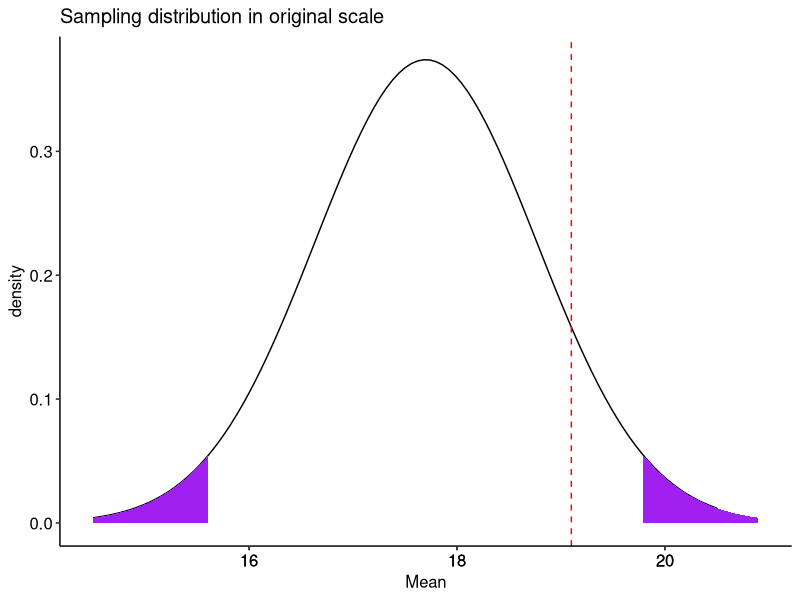
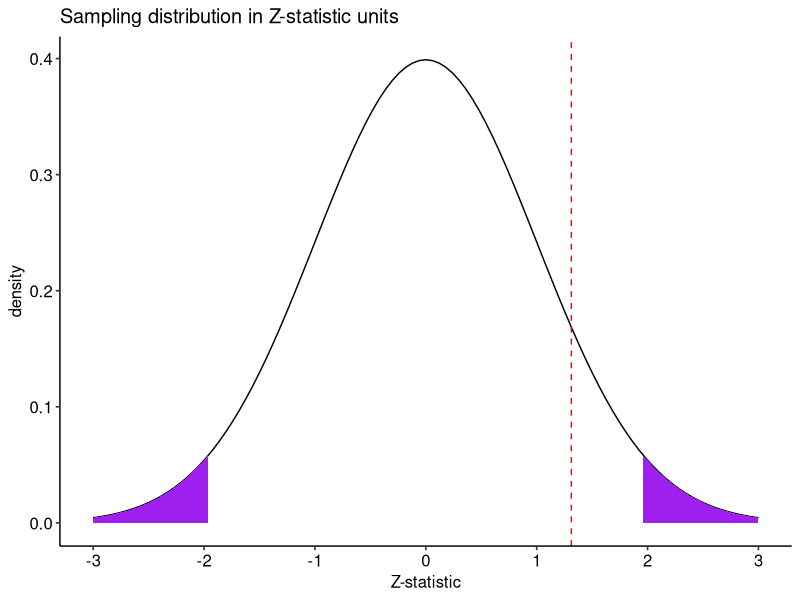
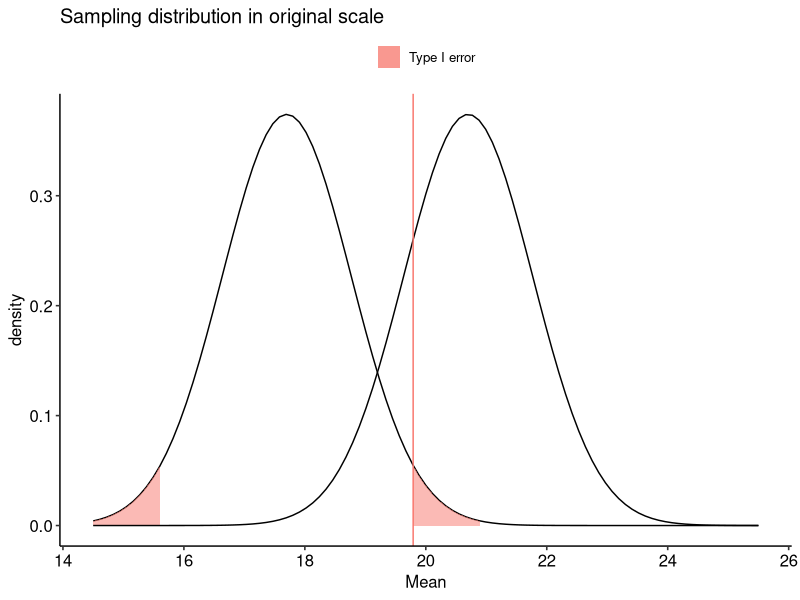
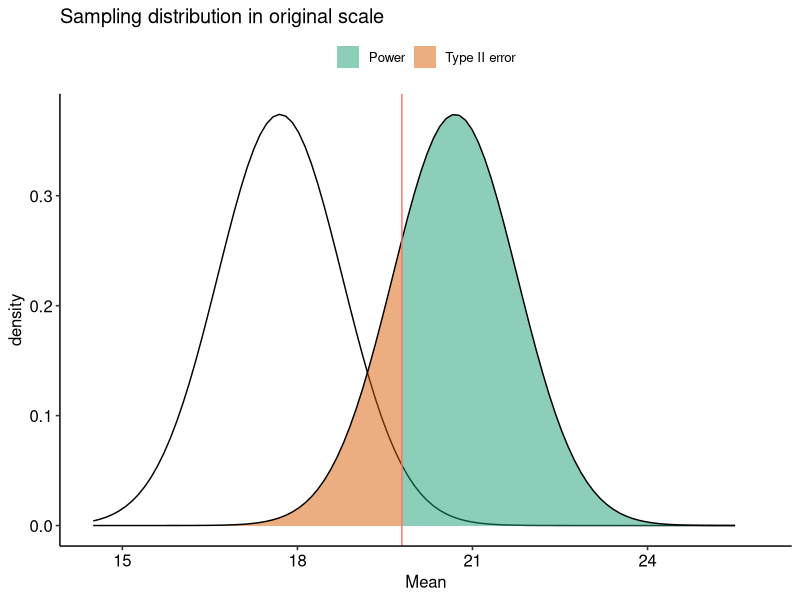
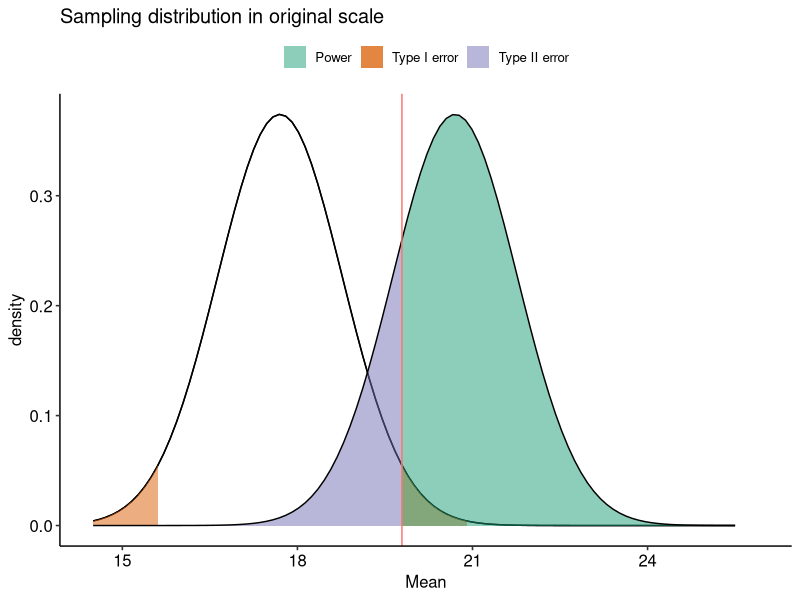
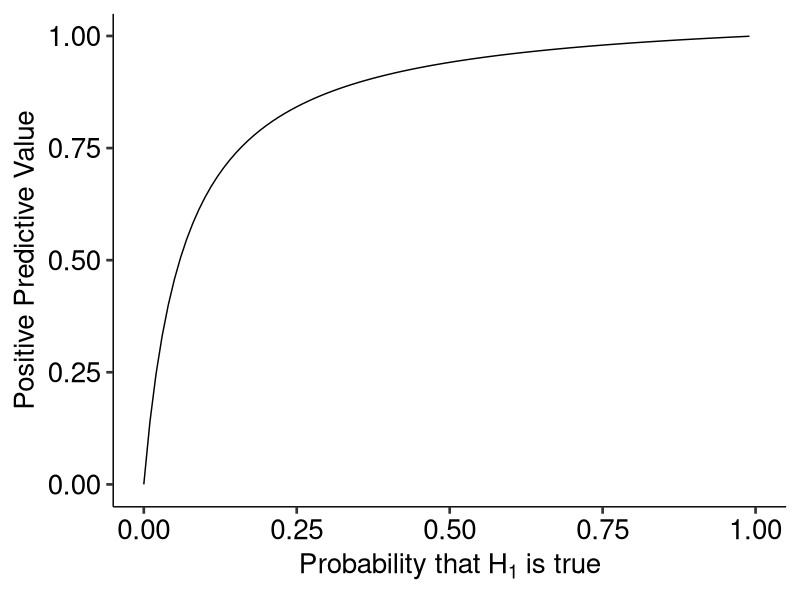
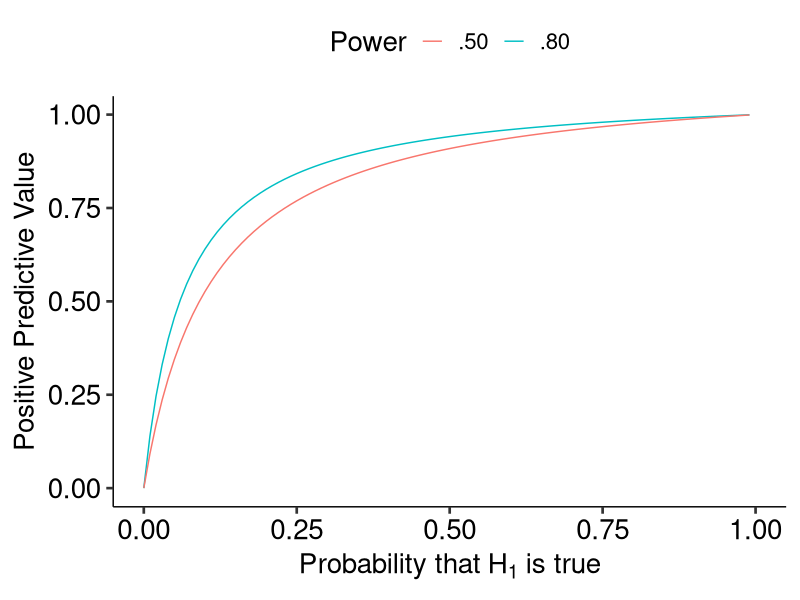
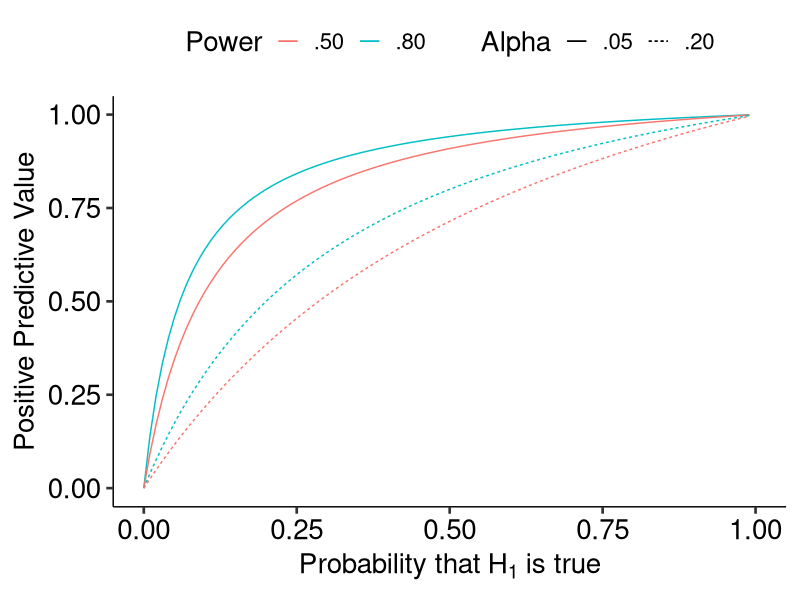

Reproduce these figures in R, in order.
## ---- chunk 1
library(tidyverse)
library(ggpubr)
## ---- chunk 2
mu = 17.7
sigma = 3.2
n = 9
xbar = 19.1

sem = sigma/sqrt(n)

cv_pos = mu + 1.96*sem
cv_neg = mu - 1.96*sem

zstat = (xbar-mu)/sem
## ---- chunk 3
lower_bound = mu-3*sem
upper_bound = mu+3*sem

data.frame(M = c(lower_bound:upper_bound)) %>%
  ggplot(aes(x = M)) +
   stat_function(fun = function(x) dnorm(x, mean = mu, sd = sem), 
                 geom = "line") +
  stat_function(fun = function(x) dnorm(x, mean = mu, sd = sem), 
                 geom = "area", fill = "purple", xlim = c(cv_pos, upper_bound)) +
  stat_function(fun = function(x) dnorm(x, mean = mu, sd = sem), 
                 geom = "area", fill = "purple", xlim = c(lower_bound, cv_neg)) +
  geom_vline(aes(xintercept = xbar), color = "red", linetype = "dashed") +
  scale_x_continuous(breaks = round(c(lower_bound:upper_bound))) + 
  labs(x = "Mean", y = "density", title = "Sampling distribution in original scale")+
  theme_pubr()
## ---- chunk 4
data.frame(M = c(-3:3)) %>%
  ggplot(aes(x = M)) +
   stat_function(fun = function(x) dnorm(x), 
                 geom = "line") +
  stat_function(fun = function(x) dnorm(x), 
                 geom = "area", fill = "purple", xlim = c(1.96, 3)) +
  stat_function(fun = function(x) dnorm(x), 
                 geom = "area", fill = "purple", xlim = c(-3, -1.96)) +
  geom_vline(aes(xintercept = zstat), color = "red", linetype = "dashed") +
  scale_x_continuous(breaks = c(-3:3)) +
  labs(x = "Z-statistic", y = "density", title = "Sampling distribution in Z-statistic units")+
  theme_pubr()
## ---- chunk 5
pnorm(q = 19.1, mean = 17.7, sd = 1.067, lower.tail = F)*2

pnorm(q = 1.3125, lower.tail = F)*2
## ---- chunk 6
data.frame(M = c(lower_bound:(upper_bound+5))) %>%
  ggplot(aes(x = M)) +
  stat_function(fun = function(x) dnorm(x, mean = mu, sd = sem), 
                 geom = "line") +
  stat_function(aes(fill = "Type I error"), fun = function(x) dnorm(x, mean = mu, sd = sem), 
                 geom = "area", xlim = c(cv_pos, upper_bound),
                alpha = .5) +
  stat_function(aes(fill = "Type I error"), fun = function(x) dnorm(x, mean = mu, sd = sem), 
                 geom = "area", xlim = c(lower_bound, cv_neg),
                alpha = .5) +
  stat_function(fun = function(x) dnorm(x, mean = mu+3, sd = sem), 
                 geom = "line") +
  geom_vline(aes(xintercept = cv_pos, color = "Type I error")) +
  #scale_x_continuous(breaks = c(14:26), limits = c(14:26)) +
  guides(color = F) +
  labs(x = "Mean", y = "density", title = "Sampling distribution in original scale", fill = NULL)+
  theme_pubr()
## ---- chunk 7
data.frame(M = c(lower_bound:(upper_bound+5))) %>%
  ggplot(aes(x = M)) +
   stat_function(fun = function(x) dnorm(x, mean = mu, sd = sem), 
                 geom = "line") +
  stat_function(aes(fill = "Type II error"), fun = function(x) dnorm(x, mean = mu+3, sd = sem), 
                 geom = "area", xlim = c(lower_bound, cv_pos),
                alpha = .5) +
  stat_function(aes(fill = "Power"), fun = function(x) dnorm(x, mean = mu+3, sd = sem), 
                 geom = "area", xlim = c(cv_pos, upper_bound+5),
                alpha = .5) +
  stat_function(fun = function(x) dnorm(x, mean = mu+3, sd = sem), 
                 geom = "line") +
  geom_vline(aes(xintercept = cv_pos, color = "Type I error")) +
  #scale_x_continuous(breaks = c(14:26), limits = c(14:26)) + 
  scale_fill_brewer(palette = "Dark2") +
  guides(color = F) +
  labs(x = "Mean", y = "density", title = "Sampling distribution in original scale", fill = NULL)+
  theme_pubr()
## ---- chunk 8
data.frame(M = c(lower_bound:(upper_bound+5))) %>%
  ggplot(aes(x = M)) +
   stat_function(fun = function(x) dnorm(x, mean = mu, sd = sem), 
                 geom = "line") +
  stat_function(fun = function(x) dnorm(x, mean = mu, sd = sem), 
                 geom = "line") +
  stat_function(aes(fill = "Type I error"), fun = function(x) dnorm(x, mean = mu, sd = sem), 
                 geom = "area", xlim = c(cv_pos, upper_bound),
                alpha = .5) +
  stat_function(aes(fill = "Type I error"), fun = function(x) dnorm(x, mean = mu, sd = sem), 
                 geom = "area", xlim = c(lower_bound, cv_neg),
                alpha = .5) +
  stat_function(aes(fill = "Type II error"), fun = function(x) dnorm(x, mean = mu+3, sd = sem), 
                 geom = "area", xlim = c(lower_bound, cv_pos),
                alpha = .5) +
  stat_function(aes(fill = "Power"), fun = function(x) dnorm(x, mean = mu+3, sd = sem), 
                 geom = "area", xlim = c(cv_pos, upper_bound+5),
                alpha = .5) +
  stat_function(fun = function(x) dnorm(x, mean = mu+3, sd = sem), 
                 geom = "line") +
  geom_vline(aes(xintercept = cv_pos, color = "Type I error")) +
  #scale_x_continuous(breaks = c(14:26), limits = c(14:26)) + 
  scale_fill_brewer(palette = "Dark2") +
  guides(color = F) +
  labs(x = "Mean", y = "density", title = "Sampling distribution in original scale", fill = NULL)+
  theme_pubr()

## ---- chunk 9
ppv_fun = function(R, beta = .20, alpha = .05){
  ppv = ((1-beta)*R)/((1-beta)*R + alpha)
  return(ppv)
}

data.frame(prob = seq(0,1, by = .01)) %>%
  mutate(ratio = prob/(1-prob),
         ppv = ppv_fun(ratio)) %>%
  ggplot(aes(x = prob, y = ppv)) +
  geom_line() +
  scale_x_continuous(expression("Probability that"~H[1]~"is true")) +
  scale_y_continuous("Positive Predictive Value")+
  theme_pubr(base_size = 20)
## ---- chunk 10
data.frame(prob = seq(0,1, by = .01)) %>%
  mutate(ratio = prob/(1-prob),
         ppv = ppv_fun(ratio),
         ppv_low = ppv_fun(ratio, beta = .5)) %>%
  ggplot(aes(x = prob)) +
  geom_line(aes(y = ppv, color = ".80")) +
  geom_line(aes(y = ppv_low, color = ".50")) +
  scale_x_continuous(expression("Probability that"~H[1]~"is true")) +
  scale_y_continuous("Positive Predictive Value")+
  scale_color_discrete("Power")+
  theme_pubr(base_size = 20)
## ---- chunk 11
data.frame(prob = seq(0,1, by = .01)) %>%
  mutate(ratio = prob/(1-prob),
         ppv = ppv_fun(ratio),
         ppv_low = ppv_fun(ratio, beta = .5),
         ppv_alp = ppv_fun(ratio, alpha = .20),
         ppv_low_alp = ppv_fun(ratio, beta = .5, alpha = .20)) %>%
  ggplot(aes(x = prob)) +
  geom_line(aes(y = ppv, color = ".80", linetype = ".05")) +
  geom_line(aes(y = ppv_low, color = ".50", linetype = ".05")) +
  geom_line(aes(y = ppv_alp, color = ".80", linetype = ".20")) +
  geom_line(aes(y = ppv_low_alp, color = ".50", linetype = ".20")) +
  scale_x_continuous(expression("Probability that"~H[1]~"is true")) +
  scale_y_continuous("Positive Predictive Value")+
  scale_color_discrete("Power")+
  scale_linetype_discrete("Alpha") +
  theme_pubr(base_size = 20)
## ---- chunk 12
set.seed(201112)
# number of simulations
sims = 10000
# sample size
N = 30
# create empty vector for storing p-values
p_values = numeric(sims) 
# loop
for(i in 1:sims){
  # draw sample
  sample = rnorm(n = N, 
                 mean = 0, 
                 sd = 1) 
  sample_mean = mean(sample) 
  sample_sd = sd(sample)
  se_mean = sample_sd/sqrt(N)
  z_stat = (sample_mean-0)/se_mean
  sample_p = pnorm(q = abs(z_stat), 
                   lower.tail = F)
  p_values[i] = sample_p
}
## ---- chunk 13
data.frame(sim = 1:sims, p=p_values) %>%
  ggplot(aes(x = p)) +
    geom_density(alpha = .4, fill = "grey")+
    theme_bw(base_size = 16) +
  labs(x = "p-value", y = "frequency")
## ---- chunk 14
set.seed(201112)
# create empty vector for storing p-values
p_values = numeric(sims) 
# loop
for(i in 1:sims){
  # draw sample
  sample = rnorm(n = N, 
                 mean = .25, 
                 sd = 1) 
  sample_mean = mean(sample) 
  sample_sd = sd(sample)
  se_mean = sample_sd/sqrt(N)
  z_stat = (sample_mean-0)/se_mean
  sample_p = pnorm(q = abs(z_stat), 
                   lower.tail = F)
  p_values[i] = sample_p
}
## ---- chunk 15
data.frame(sim = 1:sims, p=p_values) %>%
  ggplot(aes(x = p)) +
    geom_density(alpha = .4, fill = "grey")+
    theme_bw(base_size = 16) +
  labs(x = "p-value", y = "frequency")
## ---- chunk 16
set.seed(201112)
# create empty vector for storing p-values
p_values = numeric(sims) 
# loop
for(i in 1:sims){
  # draw sample
  sample = rnorm(n = N, 
                 mean = .50, 
                 sd = 1) 
  sample_mean = mean(sample) 
  sample_sd = sd(sample)
  se_mean = sample_sd/sqrt(N)
  z_stat = (sample_mean-0)/se_mean
  sample_p = pnorm(q = abs(z_stat), 
                   lower.tail = F)
  p_values[i] = sample_p
}
## ---- chunk 17
data.frame(sim = 1:sims, p=p_values) %>%
  ggplot(aes(x = p)) +
    geom_density(alpha = .4, fill = "grey")+
    theme_bw(base_size = 16) +
  labs(x = "p-value", y = "frequency")
## ---- chunk 18
data.frame(sim = 1:sims, p=p_values) %>%
  ggplot(aes(x = p)) +
    geom_density(alpha = .4, fill = "grey")+
  scale_x_continuous(limits = c(0, .05)) +
    theme_bw(base_size = 16) +
  labs(x = "p-value", y = "frequency")
## ---- chunk 19
set.seed(201112)
# create empty vector for storing p-values
p_values = numeric(sims) 
# loop
for(i in 1:sims){
  try = 1
  sample_p = 1
  # while these statements are true, 
  # keep going
  while(sample_p >= .05 & try <= 2){
    sample = rnorm(n = N, 
                 mean = 0, 
                 sd = 1) 
  sample_mean = mean(sample) 
  sample_sd = sd(sample)
  se_mean = sample_sd/sqrt(N)
  z_stat = (sample_mean-0)/se_mean
  sample_p = pnorm(q = abs(z_stat), 
                   lower.tail = F)
  try = try+1
  }
  p_values[i] = sample_p
}
## ---- chunk 20
data.frame(sim = 1:sims, p=p_values) %>%
  ggplot(aes(x = p)) +
    geom_density(alpha = .4, fill = "grey")+
  scale_x_continuous(limits = c(0, .1)) +
    theme_bw(base_size = 16) +
  labs(x = "p-value", y = "frequency", 
       title = "One extra try")
## ---- chunk 21
set.seed(201112)
# create empty vector for storing p-values
p_values = numeric(sims) 
# loop
for(i in 1:sims){
  try = 1
  sample_p = 1
  # while these statements are true, 
  # keep going
  while(sample_p >= .05 & try <= 3){
    try = try+1
    sample = rnorm(n = N, 
                 mean = 0, 
                 sd = 1) 
  sample_mean = mean(sample) 
  sample_sd = sd(sample)
  se_mean = sample_sd/sqrt(N)
  z_stat = (sample_mean-0)/se_mean
  sample_p = pnorm(q = abs(z_stat), 
                   lower.tail = F)
  }
  p_values[i] = sample_p
}
## ---- chunk 22
data.frame(sim = 1:sims, p=p_values) %>%
  ggplot(aes(x = p)) +
  geom_density(alpha = .4, fill = "grey")+
  scale_x_continuous(limits = c(0, .1)) +
    theme_bw(base_size = 16) +
  labs(x = "p-value", y = "frequency", 
       title = "Two extra tries")
## ---- chunk 23
phack_data = data.frame(sim = 1:sims, p=p_values,
                        type = "p-hack") 

set.seed(201112)
# create empty vector for storing p-values
p_values = numeric(sims) 
# loop
for(i in 1:sims){
  # draw sample
  sample = rnorm(n = N, 
                 mean = .25, 
                 sd = 1) 
  sample_mean = mean(sample) 
  sample_sd = sd(sample)
  se_mean = sample_sd/sqrt(N)
  z_stat = (sample_mean-0)/se_mean
  sample_p = pnorm(q = abs(z_stat), 
                   lower.tail = F)
  p_values[i] = sample_p
}

nonp_data = data.frame(sim = 1:sims, p=p_values,
                       type = "true H1") 


full_join(phack_data, nonp_data) %>%
  ggplot(aes(x = p, fill = type)) +
    geom_density(alpha = .4) +
  scale_x_continuous(limits = c(0, .1)) +
    theme_bw(base_size = 16) +
  labs(x = "p-value", y = "frequency", 
       title = "Two extra tries")
